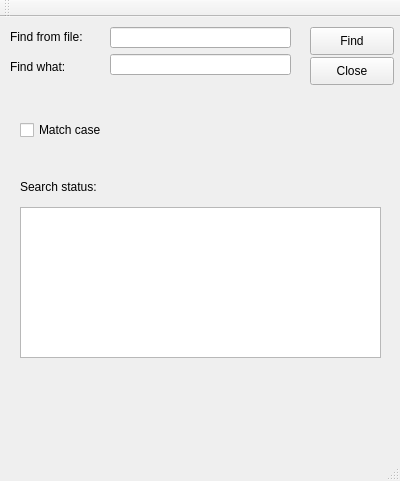
<?xml version="1.0" encoding="UTF-8"?>
<ui version="4.0">
 <class>MainWindow</class>
 <widget class="QMainWindow" name="MainWindow">
  <property name="geometry">
   <rect>
    <x>0</x>
    <y>0</y>
    <width>400</width>
    <height>481</height>
   </rect>
  </property>
  <property name="windowTitle">
   <string>MainWindow</string>
  </property>
  <widget class="QWidget" name="centralWidget">
   <widget class="QPushButton" name="findPushButton">
    <property name="geometry">
     <rect>
      <x>310</x>
      <y>10</y>
      <width>84</width>
      <height>28</height>
     </rect>
    </property>
    <property name="text">
     <string>Find</string>
    </property>
   </widget>
   <widget class="QPushButton" name="closePushButton">
    <property name="geometry">
     <rect>
      <x>310</x>
      <y>40</y>
      <width>84</width>
      <height>28</height>
     </rect>
    </property>
    <property name="text">
     <string>Close</string>
    </property>
   </widget>
   <widget class="QCheckBox" name="matchcheckBox">
    <property name="geometry">
     <rect>
      <x>20</x>
      <y>100</y>
      <width>101</width>
      <height>26</height>
     </rect>
    </property>
    <property name="text">
     <string>Match case</string>
    </property>
   </widget>
   <widget class="QTextBrowser" name="textBrowser">
    <property name="geometry">
     <rect>
      <x>20</x>
      <y>190</y>
      <width>361</width>
      <height>151</height>
     </rect>
    </property>
   </widget>
   <widget class="QLabel" name="label">
    <property name="geometry">
     <rect>
      <x>10</x>
      <y>10</y>
      <width>101</width>
      <height>20</height>
     </rect>
    </property>
    <property name="text">
     <string>Find from file:</string>
    </property>
   </widget>
   <widget class="QLabel" name="label_2">
    <property name="geometry">
     <rect>
      <x>20</x>
      <y>160</y>
      <width>101</width>
      <height>20</height>
     </rect>
    </property>
    <property name="text">
     <string>Search status:</string>
    </property>
   </widget>
   <widget class="QLabel" name="label_3">
    <property name="geometry">
     <rect>
      <x>10</x>
      <y>40</y>
      <width>91</width>
      <height>20</height>
     </rect>
    </property>
    <property name="text">
     <string>Find what:</string>
    </property>
   </widget>
   <widget class="QLineEdit" name="fileLineEdit">
    <property name="geometry">
     <rect>
      <x>110</x>
      <y>10</y>
      <width>181</width>
      <height>21</height>
     </rect>
    </property>
   </widget>
   <widget class="QLineEdit" name="keyLineEdit">
    <property name="geometry">
     <rect>
      <x>110</x>
      <y>37</y>
      <width>181</width>
      <height>21</height>
     </rect>
    </property>
   </widget>
  </widget>
  <widget class="QMenuBar" name="menuBar">
   <property name="geometry">
    <rect>
     <x>0</x>
     <y>0</y>
     <width>400</width>
     <height>25</height>
    </rect>
   </property>
  </widget>
  <widget class="QToolBar" name="mainToolBar">
   <attribute name="toolBarArea">
    <enum>TopToolBarArea</enum>
   </attribute>
   <attribute name="toolBarBreak">
    <bool>false</bool>
   </attribute>
  </widget>
  <widget class="QStatusBar" name="statusBar"/>
 </widget>
 <layoutdefault spacing="6" margin="11"/>
 <resources/>
 <connections>
  <connection>
   <sender>closePushButton</sender>
   <signal>clicked()</signal>
   <receiver>MainWindow</receiver>
   <slot>close()</slot>
   <hints>
    <hint type="sourcelabel">
     <x>346</x>
     <y>102</y>
    </hint>
    <hint type="destinationlabel">
     <x>365</x>
     <y>133</y>
    </hint>
   </hints>
  </connection>
 </connections>
</ui>
